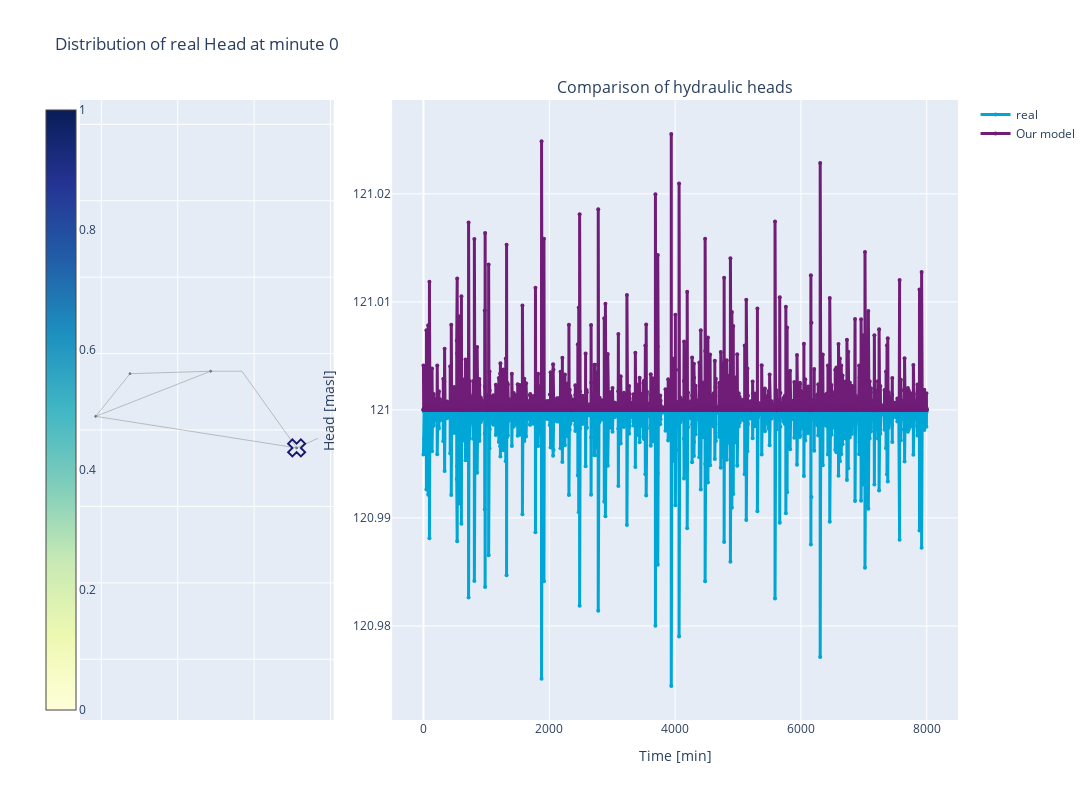

Notebook code for this chart:
### Code cell
from utils.Dashboard import Dashboard
from IPython.display import display

_,_,_, pred, real, time = testing(model, val_loader)
d = Dashboard(pd.DataFrame(real.reshape(-1,n_nodes)),pd.DataFrame(pred.reshape(-1,n_nodes)),to_networkx(val_dataset[0],node_attrs=['pos']))
f = d.display_results()
display(f)

### Figure 1 — Plotly figure (JSON) as saved in the notebook; plotly's stock layout.template omitted (floating-point values rounded to 4 significant figures; data arrays with more than 128 entries replaced by an {"elided": "..."} marker saying what was removed)
{"data": [{"hovertemplate": "%{text}", "marker": {"cmax": 1, "cmin": 0, "color": [121.0, 118.1, 118.2, 118.2, 119.0], "colorbar": {"ticklabelposition": "outside", "x": -0.05}, "colorscale": [[0.0, "rgb(255,255,217)"], [0.125, "rgb(237,248,177)"], [0.25, "rgb(199,233,180)"], [0.375, "rgb(127,205,187)"], [0.5, "rgb(65,182,196)"], [0.625, "rgb(29,145,192)"], [0.75, "rgb(34,94,168)"], [0.875, "rgb(37,52,148)"], [1.0, "rgb(8,29,88)"]], "line": {"color": "DarkSlateGrey", "width": 1}, "showscale": true, "size": [2.9, 0.0, 0.1131, 0.125, 0.8696], "sizemin": 1, "sizeref": 60.5}, "mode": "markers", "name": "coordinates", "showlegend": false, "text": ["<b><br> Node ID: </b> 0 <br> <b>Value:</b> 121.00", "<b><br> Node ID: </b> 1 <br> <b>Value:</b> 118.10", "<b><br> Node ID: </b> 2 <br> <b>Value:</b> 118.21", "<b><br> Node ID: </b> 3 <br> <b>Value:</b> 118.22", "<b><br> Node ID: </b> 4 <br> <b>Value:</b> 118.97"], "x": [7112.0, 5680.0, 4862.0, 2751.0, 1853.0, 7670.0], "y": [7532.0, 9539.0, 9539.0, 9474.0, 8358.0, 7783.0], "type": "scatter", "uid": "aeb09f9a-da18-465b-9223-a7bbd24bf029", "xaxis": "x", "yaxis": "y"}, {"line": {"width": 3}, "marker": {"color": "#00A6D6", "size": 4}, "mode": "lines+markers", "name": "real", "x": {"elided": "8000 int values"}, "y": {"elided": "8000 float values"}, "type": "scatter", "uid": "cab304d3-b8a3-430c-817a-c2851050c457", "xaxis": "x2", "yaxis": "y2"}, {"line": {"width": 3}, "marker": {"color": "#6F1D77", "size": 4}, "mode": "lines+markers", "name": "Our model", "x": {"elided": "8000 int values"}, "y": {"elided": "8000 float values"}, "type": "scatter", "uid": "02e01e0d-f6d8-4ffa-b388-48ca79960f1c", "xaxis": "x2", "yaxis": "y2"}, {"hoverinfo": "none", "line": {"color": "#888", "width": 0.5}, "mode": "lines", "showlegend": false, "x": [7112.0, 5680.0, null, 7112.0, 1853.0, null, 7112.0, 7670.0, null, 5680.0, 4862.0, null, 4862.0, 2751.0, null, 4862.0, 1853.0, null, 2751.0, 1853.0, null], "y": [7532.0, 9539.0, null, 7532.0, 8358.0, null, 7532.0, 7783.0, null, 9539.0, 9539.0, null, 9539.0, 9474.0, null, 9539.0, 8358.0, null, 9474.0, 8358.0, null], "type": "scatter", "uid": "02c72a50-3e6c-4548-97c9-886964ca7cb0", "xaxis": "x", "yaxis": "y"}, {"marker": {"color": "midnightblue", "line": {"width": 2}, "size": 15, "symbol": "x-open"}, "showlegend": false, "x": [7112.0], "y": [7532.0], "type": "scatter", "uid": "7173a111-f1b9-49bc-8d6c-1b28496605f8", "xaxis": "x", "yaxis": "y"}], "layout": {"annotations": [{"font": {"size": 16}, "showarrow": false, "text": " ", "x": 0.1444, "xanchor": "center", "xref": "paper", "y": 1.0, "yanchor": "bottom", "yref": "paper"}, {"font": {"size": 16}, "showarrow": false, "text": "Comparison of hydraulic heads", "x": 0.6778, "xanchor": "center", "xref": "paper", "y": 1.0, "yanchor": "bottom", "yref": "paper"}], "xaxis": {"anchor": "y", "domain": [0.0, 0.2889], "showticklabels": false}, "yaxis": {"anchor": "x", "domain": [0.0, 1.0], "scaleanchor": "x", "scaleratio": 1, "showticklabels": false}, "xaxis2": {"anchor": "y2", "domain": [0.3556, 1.0], "title": {"text": "Time [min]"}}, "yaxis2": {"anchor": "x2", "domain": [0.0, 1.0], "title": {"text": "Head [masl]"}}, "width": 1600, "height": 800, "title": {"text": "Distribution of real Head at minute 0"}}}
